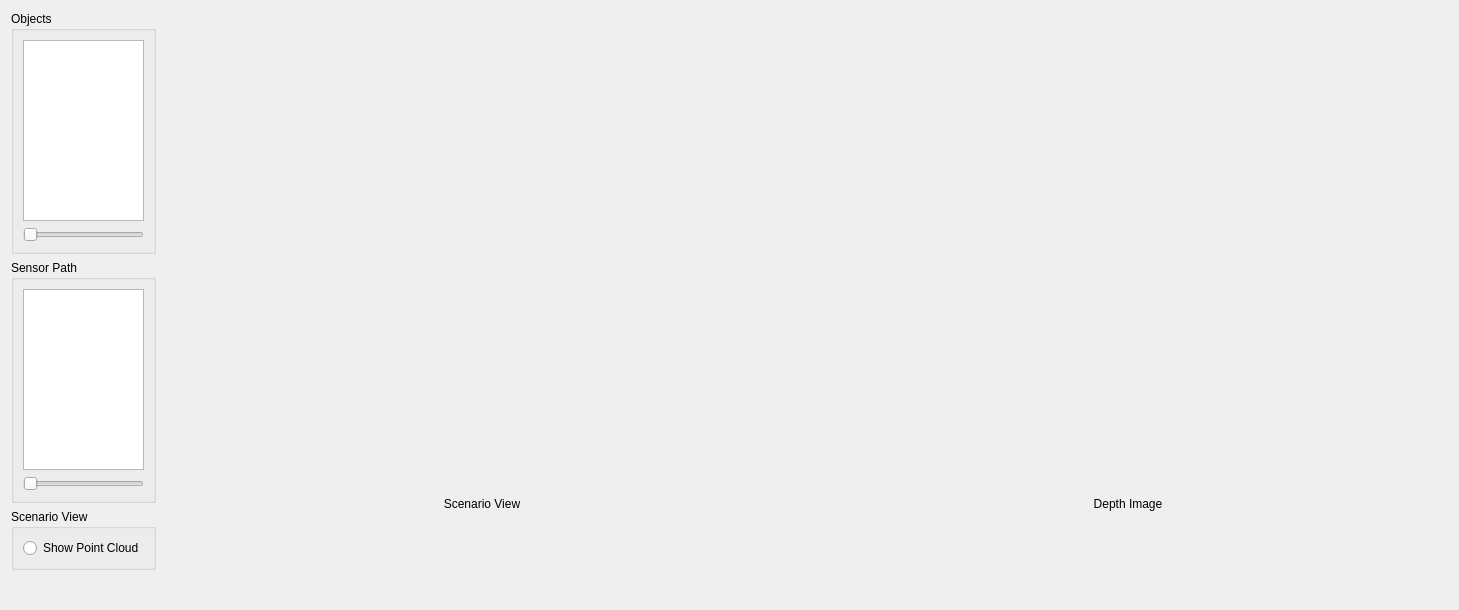
<?xml version="1.0" encoding="UTF-8"?>
<ui version="4.0">
 <class>MainWidget</class>
 <widget class="QWidget" name="MainWidget">
  <property name="geometry">
   <rect>
    <x>0</x>
    <y>0</y>
    <width>1444</width>
    <height>610</height>
   </rect>
  </property>
  <property name="windowTitle">
   <string>MABDI Simulation Gui</string>
  </property>
  <layout class="QHBoxLayout" name="horizontalLayout_2">
   <item>
    <layout class="QHBoxLayout" name="horizontalLayout">
     <property name="sizeConstraint">
      <enum>QLayout::SetMaximumSize</enum>
     </property>
     <item>
      <layout class="QVBoxLayout" name="verticalLayout_3">
       <item>
        <widget class="QGroupBox" name="groupBox_3">
         <property name="sizePolicy">
          <sizepolicy hsizetype="Expanding" vsizetype="Preferred">
           <horstretch>0</horstretch>
           <verstretch>0</verstretch>
          </sizepolicy>
         </property>
         <property name="title">
          <string>Objects</string>
         </property>
         <layout class="QVBoxLayout" name="verticalLayout_5">
          <item>
           <widget class="QListWidget" name="objectListWidget"/>
          </item>
          <item>
           <widget class="QSlider" name="horizontalSlider_3">
            <property name="sizePolicy">
             <sizepolicy hsizetype="Expanding" vsizetype="Fixed">
              <horstretch>0</horstretch>
              <verstretch>0</verstretch>
             </sizepolicy>
            </property>
            <property name="orientation">
             <enum>Qt::Horizontal</enum>
            </property>
           </widget>
          </item>
         </layout>
        </widget>
       </item>
       <item>
        <widget class="QGroupBox" name="groupBox">
         <property name="title">
          <string>Sensor Path</string>
         </property>
         <layout class="QVBoxLayout" name="verticalLayout_6">
          <item>
           <widget class="QListWidget" name="listWidget_2"/>
          </item>
          <item>
           <widget class="QSlider" name="horizontalSlider_2">
            <property name="sizePolicy">
             <sizepolicy hsizetype="Expanding" vsizetype="Fixed">
              <horstretch>0</horstretch>
              <verstretch>0</verstretch>
             </sizepolicy>
            </property>
            <property name="orientation">
             <enum>Qt::Horizontal</enum>
            </property>
           </widget>
          </item>
         </layout>
        </widget>
       </item>
       <item>
        <widget class="QGroupBox" name="groupBox_2">
         <property name="title">
          <string>Scenario View</string>
         </property>
         <layout class="QVBoxLayout" name="verticalLayout_7">
          <item>
           <widget class="QRadioButton" name="radioButton">
            <property name="text">
             <string>Show Point Cloud</string>
            </property>
           </widget>
          </item>
         </layout>
        </widget>
       </item>
       <item>
        <spacer name="verticalSpacer">
         <property name="orientation">
          <enum>Qt::Vertical</enum>
         </property>
         <property name="sizeHint" stdset="0">
          <size>
           <width>20</width>
           <height>40</height>
          </size>
         </property>
        </spacer>
       </item>
      </layout>
     </item>
     <item>
      <layout class="QVBoxLayout" name="verticalLayout_2">
       <item>
        <widget class="QVTKWidget" name="qvtkWidgetScenarioView">
         <property name="sizePolicy">
          <sizepolicy hsizetype="Fixed" vsizetype="Fixed">
           <horstretch>0</horstretch>
           <verstretch>0</verstretch>
          </sizepolicy>
         </property>
         <property name="minimumSize">
          <size>
           <width>640</width>
           <height>480</height>
          </size>
         </property>
         <property name="maximumSize">
          <size>
           <width>640</width>
           <height>480</height>
          </size>
         </property>
        </widget>
       </item>
       <item>
        <widget class="QLabel" name="label_2">
         <property name="text">
          <string>Scenario View</string>
         </property>
         <property name="alignment">
          <set>Qt::AlignHCenter|Qt::AlignTop</set>
         </property>
        </widget>
       </item>
      </layout>
     </item>
     <item>
      <layout class="QVBoxLayout" name="verticalLayout">
       <item>
        <widget class="QVTKWidget" name="qvtkWidgetDepthImage">
         <property name="sizePolicy">
          <sizepolicy hsizetype="Fixed" vsizetype="Fixed">
           <horstretch>0</horstretch>
           <verstretch>0</verstretch>
          </sizepolicy>
         </property>
         <property name="minimumSize">
          <size>
           <width>640</width>
           <height>480</height>
          </size>
         </property>
         <property name="maximumSize">
          <size>
           <width>640</width>
           <height>480</height>
          </size>
         </property>
        </widget>
       </item>
       <item>
        <widget class="QLabel" name="label">
         <property name="text">
          <string>Depth Image</string>
         </property>
         <property name="alignment">
          <set>Qt::AlignHCenter|Qt::AlignTop</set>
         </property>
        </widget>
       </item>
      </layout>
     </item>
    </layout>
   </item>
  </layout>
 </widget>
 <customwidgets>
  <customwidget>
   <class>QVTKWidget</class>
   <extends>QWidget</extends>
   <header>QVTKWidget.h</header>
  </customwidget>
 </customwidgets>
 <resources/>
 <connections/>
</ui>
